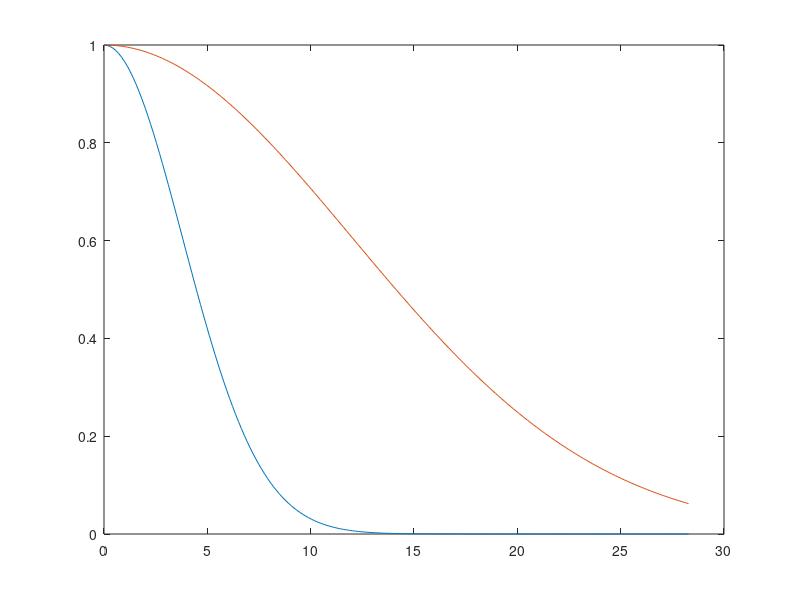

The MATLAB script that drew this image:


sigma1=12;
sigma2=4;


dh=0:0.1:20;
dv=0:0.1:20;


y=exp(-dh.^2/(sigma1^2) -dv.^2/(sigma2^2) );
y2=exp(-(dh.^2+dv.^2)/(2*sigma1^2));
yh=exp(-dh.^2/(sigma1^2));

dis=(dh.^2+dv.^2).^0.5;

figure

plot(dis,y)
hold on
plot(dis,y2)

%plot(dis,yh)



